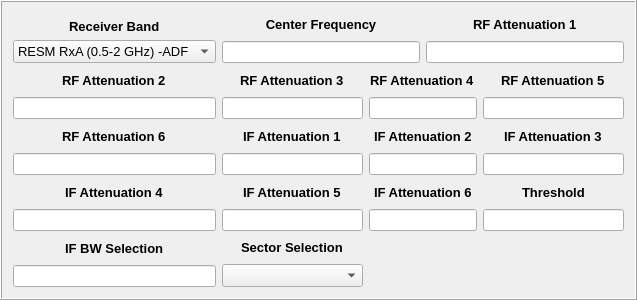
  <widget class="QFrame" name="frame_direct_mode">
   <property name="geometry">
    <rect>
     <x>9</x>
     <y>43</y>
     <width>637</width>
     <height>300</height>
    </rect>
   </property>
   <property name="frameShape">
    <enum>QFrame::Box</enum>
   </property>
   <property name="frameShadow">
    <enum>QFrame::Raised</enum>
   </property>
   <layout class="QGridLayout" name="gridLayout_56">
    <item row="0" column="0">
     <layout class="QGridLayout" name="gridLayout">
      <item row="0" column="0" alignment="Qt::AlignHCenter|Qt::AlignBottom">
       <widget class="QLabel" name="label_2">
        <property name="font">
         <font>
          <family>Arial</family>
          <pointsize>10</pointsize>
          <weight>75</weight>
          <bold>true</bold>
         </font>
        </property>
        <property name="text">
         <string>Receiver Band</string>
        </property>
       </widget>
      </item>
      <item row="1" column="0" alignment="Qt::AlignTop">
       <widget class="QComboBox" name="CB_direct_RB">
        <property name="font">
         <font>
          <family>Arial</family>
          <pointsize>10</pointsize>
         </font>
        </property>
        <item>
         <property name="text">
          <string>RESM RxA (0.5-2 GHz) -ADF</string>
         </property>
        </item>
        <item>
         <property name="text">
          <string>RESM RxB (2-18 GHz) -BLI</string>
         </property>
        </item>
        <item>
         <property name="text">
          <string>RESM RxF (18-40 GHz) -ADF</string>
         </property>
        </item>
       </widget>
      </item>
     </layout>
    </item>
    <item row="0" column="1" colspan="2">
     <layout class="QGridLayout" name="gridLayout_2">
      <item row="0" column="0">
       <widget class="QLabel" name="label_3">
        <property name="font">
         <font>
          <family>Arial</family>
          <pointsize>10</pointsize>
          <weight>75</weight>
          <bold>true</bold>
         </font>
        </property>
        <property name="text">
         <string>Center Frequency</string>
        </property>
        <property name="alignment">
         <set>Qt::AlignCenter</set>
        </property>
       </widget>
      </item>
      <item row="1" column="0">
       <widget class="QLineEdit" name="lineEdit"/>
      </item>
     </layout>
    </item>
    <item row="0" column="3" colspan="2">
     <layout class="QGridLayout" name="gridLayout_3">
      <item row="0" column="0" alignment="Qt::AlignHCenter">
       <widget class="QLabel" name="label_4">
        <property name="font">
         <font>
          <family>Arial</family>
          <pointsize>10</pointsize>
          <weight>75</weight>
          <bold>true</bold>
         </font>
        </property>
        <property name="text">
         <string>RF Attenuation 1</string>
        </property>
       </widget>
      </item>
      <item row="1" column="0">
       <widget class="QLineEdit" name="lineEdit_2">
        <property name="text">
         <string/>
        </property>
       </widget>
      </item>
     </layout>
    </item>
    <item row="1" column="0">
     <layout class="QGridLayout" name="gridLayout_4">
      <item row="0" column="0" alignment="Qt::AlignHCenter">
       <widget class="QLabel" name="label_5">
        <property name="font">
         <font>
          <family>Arial</family>
          <pointsize>10</pointsize>
          <weight>75</weight>
          <bold>true</bold>
         </font>
        </property>
        <property name="text">
         <string>RF Attenuation 2</string>
        </property>
       </widget>
      </item>
      <item row="1" column="0">
       <widget class="QLineEdit" name="lineEdit_3">
        <property name="text">
         <string/>
        </property>
       </widget>
      </item>
     </layout>
    </item>
    <item row="1" column="1">
     <layout class="QGridLayout" name="gridLayout_5">
      <item row="0" column="0" alignment="Qt::AlignHCenter">
       <widget class="QLabel" name="label_6">
        <property name="font">
         <font>
          <family>Arial</family>
          <pointsize>10</pointsize>
          <weight>75</weight>
          <bold>true</bold>
         </font>
        </property>
        <property name="text">
         <string>RF Attenuation 3</string>
        </property>
       </widget>
      </item>
      <item row="1" column="0">
       <widget class="QLineEdit" name="lineEdit_4">
        <property name="text">
         <string/>
        </property>
       </widget>
      </item>
     </layout>
    </item>
    <item row="1" column="2" colspan="2">
     <layout class="QGridLayout" name="gridLayout_6">
      <item row="0" column="0" alignment="Qt::AlignHCenter">
       <widget class="QLabel" name="label_7">
        <property name="font">
         <font>
          <family>Arial</family>
          <pointsize>10</pointsize>
          <weight>75</weight>
          <bold>true</bold>
         </font>
        </property>
        <property name="text">
         <string>RF Attenuation 4</string>
        </property>
       </widget>
      </item>
      <item row="1" column="0">
       <widget class="QLineEdit" name="lineEdit_5">
        <property name="text">
         <string/>
        </property>
       </widget>
      </item>
     </layout>
    </item>
    <item row="1" column="4">
     <layout class="QGridLayout" name="gridLayout_7">
      <item row="0" column="0" alignment="Qt::AlignHCenter">
       <widget class="QLabel" name="label_8">
        <property name="font">
         <font>
          <family>Arial</family>
          <pointsize>10</pointsize>
          <weight>75</weight>
          <bold>true</bold>
         </font>
        </property>
        <property name="text">
         <string>RF Attenuation 5</string>
        </property>
       </widget>
      </item>
      <item row="1" column="0">
       <widget class="QLineEdit" name="lineEdit_6">
        <property name="text">
         <string/>
        </property>
       </widget>
      </item>
     </layout>
    </item>
    <item row="2" column="0">
     <layout class="QGridLayout" name="gridLayout_8">
      <item row="0" column="0" alignment="Qt::AlignHCenter">
       <widget class="QLabel" name="label_9">
        <property name="font">
         <font>
          <family>Arial</family>
          <pointsize>10</pointsize>
          <weight>75</weight>
          <bold>true</bold>
         </font>
        </property>
        <property name="text">
         <string>RF Attenuation 6</string>
        </property>
       </widget>
      </item>
      <item row="1" column="0">
       <widget class="QLineEdit" name="lineEdit_7">
        <property name="text">
         <string/>
        </property>
       </widget>
      </item>
     </layout>
    </item>
    <item row="2" column="1">
     <layout class="QGridLayout" name="gridLayout_9">
      <item row="1" column="0">
       <widget class="QLineEdit" name="lineEdit_8">
        <property name="text">
         <string/>
        </property>
       </widget>
      </item>
      <item row="0" column="0" alignment="Qt::AlignHCenter">
       <widget class="QLabel" name="label_10">
        <property name="font">
         <font>
          <family>Arial</family>
          <pointsize>10</pointsize>
          <weight>75</weight>
          <bold>true</bold>
         </font>
        </property>
        <property name="text">
         <string>IF Attenuation 1</string>
        </property>
       </widget>
      </item>
     </layout>
    </item>
    <item row="2" column="2" colspan="2">
     <layout class="QGridLayout" name="gridLayout_10">
      <item row="0" column="0" alignment="Qt::AlignHCenter">
       <widget class="QLabel" name="label_11">
        <property name="font">
         <font>
          <family>Arial</family>
          <pointsize>10</pointsize>
          <weight>75</weight>
          <bold>true</bold>
         </font>
        </property>
        <property name="text">
         <string>IF Attenuation 2</string>
        </property>
       </widget>
      </item>
      <item row="1" column="0">
       <widget class="QLineEdit" name="lineEdit_9">
        <property name="text">
         <string/>
        </property>
       </widget>
      </item>
     </layout>
    </item>
    <item row="2" column="4">
     <layout class="QGridLayout" name="gridLayout_11">
      <item row="0" column="0" alignment="Qt::AlignHCenter">
       <widget class="QLabel" name="label_12">
        <property name="font">
         <font>
          <family>Arial</family>
          <pointsize>10</pointsize>
          <weight>75</weight>
          <bold>true</bold>
         </font>
        </property>
        <property name="text">
         <string>IF Attenuation 3</string>
        </property>
       </widget>
      </item>
      <item row="1" column="0">
       <widget class="QLineEdit" name="lineEdit_10">
        <property name="text">
         <string/>
        </property>
       </widget>
      </item>
     </layout>
    </item>
    <item row="3" column="0">
     <layout class="QGridLayout" name="gridLayout_12">
      <item row="0" column="0" alignment="Qt::AlignHCenter">
       <widget class="QLabel" name="label_13">
        <property name="font">
         <font>
          <family>Arial</family>
          <pointsize>10</pointsize>
          <weight>75</weight>
          <bold>true</bold>
         </font>
        </property>
        <property name="text">
         <string>IF Attenuation 4</string>
        </property>
       </widget>
      </item>
      <item row="1" column="0">
       <widget class="QLineEdit" name="lineEdit_11">
        <property name="text">
         <string/>
        </property>
       </widget>
      </item>
     </layout>
    </item>
    <item row="3" column="1">
     <layout class="QGridLayout" name="gridLayout_13">
      <item row="0" column="0" alignment="Qt::AlignHCenter">
       <widget class="QLabel" name="label_14">
        <property name="font">
         <font>
          <family>Arial</family>
          <pointsize>10</pointsize>
          <weight>75</weight>
          <bold>true</bold>
         </font>
        </property>
        <property name="text">
         <string>IF Attenuation 5</string>
        </property>
       </widget>
      </item>
      <item row="1" column="0">
       <widget class="QLineEdit" name="lineEdit_12">
        <property name="text">
         <string/>
        </property>
       </widget>
      </item>
     </layout>
    </item>
    <item row="3" column="2" colspan="2">
     <layout class="QGridLayout" name="gridLayout_14">
      <item row="0" column="0" alignment="Qt::AlignHCenter">
       <widget class="QLabel" name="label_15">
        <property name="font">
         <font>
          <family>Arial</family>
          <pointsize>10</pointsize>
          <weight>75</weight>
          <bold>true</bold>
         </font>
        </property>
        <property name="text">
         <string>IF Attenuation 6</string>
        </property>
       </widget>
      </item>
      <item row="1" column="0">
       <widget class="QLineEdit" name="lineEdit_13">
        <property name="text">
         <string/>
        </property>
       </widget>
      </item>
     </layout>
    </item>
    <item row="3" column="4">
     <layout class="QGridLayout" name="gridLayout_15">
      <item row="0" column="0" alignment="Qt::AlignHCenter">
       <widget class="QLabel" name="label_16">
        <property name="font">
         <font>
          <family>Arial</family>
          <pointsize>10</pointsize>
          <weight>75</weight>
          <bold>true</bold>
         </font>
        </property>
        <property name="text">
         <string>Threshold</string>
        </property>
       </widget>
      </item>
      <item row="1" column="0">
       <widget class="QLineEdit" name="lineEdit_14">
        <property name="text">
         <string/>
        </property>
       </widget>
      </item>
     </layout>
    </item>
    <item row="4" column="0">
     <layout class="QGridLayout" name="gridLayout_16">
      <item row="0" column="0" alignment="Qt::AlignHCenter">
       <widget class="QLabel" name="label_17">
        <property name="font">
         <font>
          <family>Arial</family>
          <pointsize>10</pointsize>
          <weight>75</weight>
          <bold>true</bold>
         </font>
        </property>
        <property name="text">
         <string>IF BW Selection</string>
        </property>
       </widget>
      </item>
      <item row="1" column="0">
       <widget class="QLineEdit" name="lineEdit_15">
        <property name="text">
         <string/>
        </property>
       </widget>
      </item>
     </layout>
    </item>
    <item row="4" column="1">
     <layout class="QGridLayout" name="gridLayout_53">
      <item row="0" column="0" alignment="Qt::AlignHCenter">
       <widget class="QLabel" name="label_18">
        <property name="font">
         <font>
          <family>Arial</family>
          <pointsize>10</pointsize>
          <weight>75</weight>
          <bold>true</bold>
         </font>
        </property>
        <property name="text">
         <string>Sector Selection</string>
        </property>
       </widget>
      </item>
      <item row="1" column="0">
       <layout class="QGridLayout" name="gridLayout_17">
        <item row="0" column="0">
         <widget class="QComboBox" name="CB_Direct">
          <property name="font">
           <font>
            <family>Arial</family>
            <pointsize>10</pointsize>
           </font>
          </property>
         </widget>
        </item>
       </layout>
      </item>
     </layout>
    </item>
   </layout>
  </widget>
